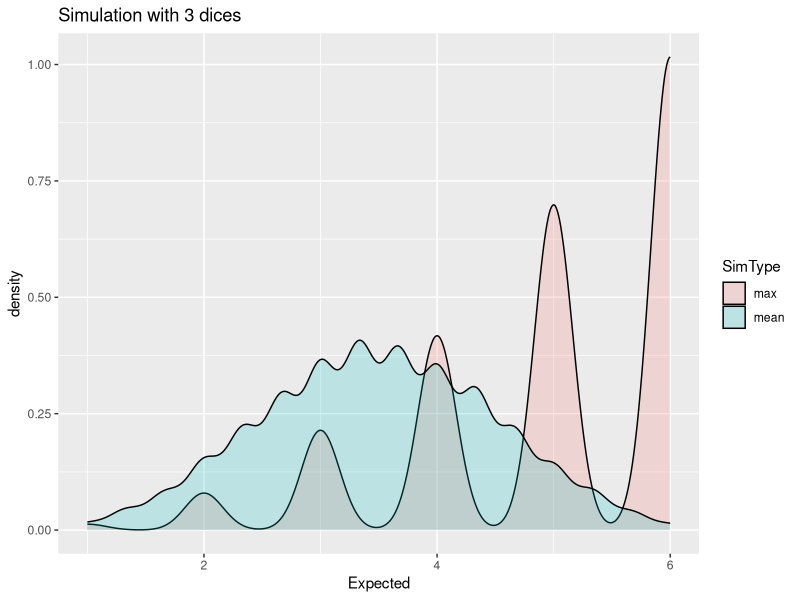
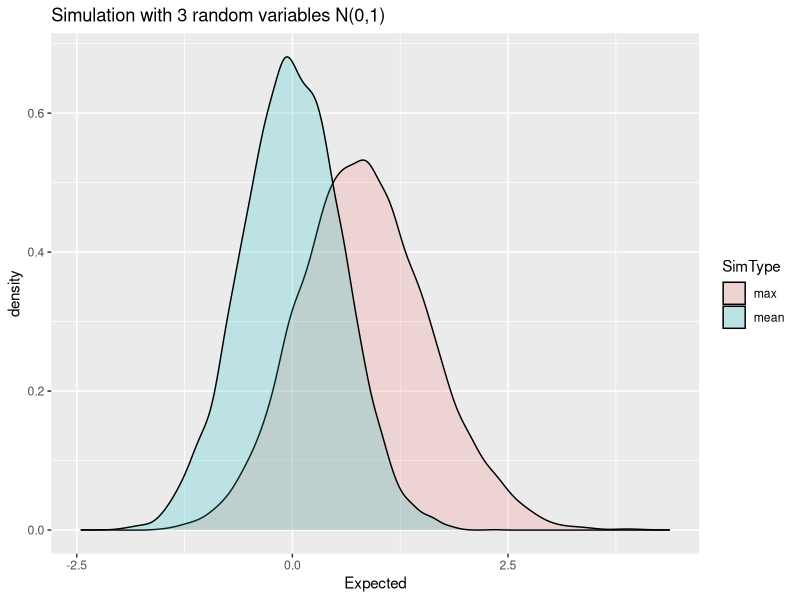

Write R code to recreate these figures, in order.
#####
# EVA1 Luc Schreiber
# ZHAW Init
# 13.02.2020
####

#----------------------------------------------------
## Deep-Q-Learning Overestimating Problem
#----------------------------------------------------
library(ggplot2)

# Example with a dice, throw it three times and calculate the mean and the max value
sol1 <- NULL
sol2 <- NULL
for(k in 1:10000){
  samp <- sample(x = 1:6 , size = 3, replace = TRUE)
  sol1 <- c(sol1,mean(samp))
  sol2 <- c(sol2,max(samp))
}

sol1_df <- data.frame(Expected = sol1)
sol2_df <- data.frame(Expected = sol2)

sol1_df$SimType <- 'mean'
sol2_df$SimType <- 'max'

df <- rbind(sol1_df, sol2_df)

ggplot(df, aes(Expected, fill = SimType)) +
  geom_density(alpha = 0.2) + ggtitle("Simulation with 3 dices")







# Example with random variables N(0,1)


sol1 <- NULL
sol2 <- NULL
for(k in 1:10000){
  samp <- rnorm(3)
  sol1 <- c(sol1,mean(samp))
  sol2 <- c(sol2,max(samp))
}


sol1_df <- data.frame(Expected = sol1)
sol2_df <- data.frame(Expected = sol2)

sol1_df$SimType <- 'mean'
sol2_df$SimType <- 'max'

df <- rbind(sol1_df, sol2_df)

ggplot(df, aes(Expected, fill = SimType)) +
  geom_density(alpha = 0.2) +  ggtitle("Simulation with 3 random variables N(0,1)")



